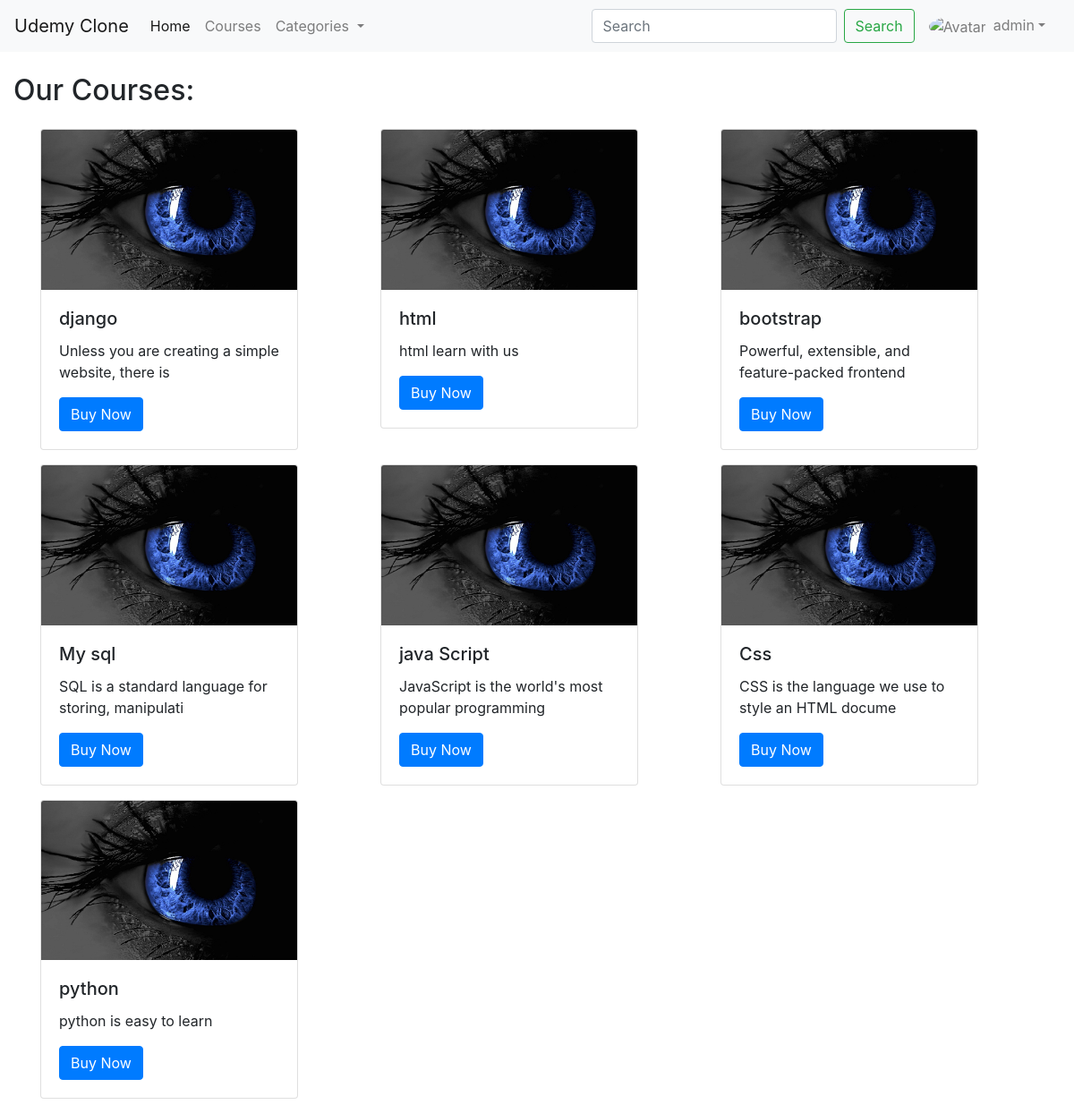
Page /course/ (signed in) on the committed database.
### course/models.py (models this page shows, shortened)
class Course(models.Model):
    sno = models.AutoField(primary_key=True)
    title = models.CharField(max_length=50, default="")
    price = models.FloatField( )
    desc = models.CharField(max_length=50, default="")
    content = models.TextField(default="")
    image = models.ImageField()

### course/views.py (the view)
# urls.py: path('', views.course, name='course'),
def course(request):
    courses = Course.objects.all()
    context = {'courses':courses}
    return render(request, 'course/course.html',context)

### templates/course/course.html (shortened to what this page needs)
{% extends 'base.html' %}
{% block body %}
<div class="container-fluid">
   <h2 class="my-4">Our Courses:
   </h2>
        <div class="container">
        <div class="row">
            {% for course in courses  %}
            <div class="col my-3">
                <div class="card" style="width: 18rem; margin-top: -16px; position: relative;">
                    <img src="{{ course.image.url }}" class="card-img-top" alt="...">
                    <div class="card-body">
                      <h5 class="card-title">{{course.title}}</h5>
                      <p class="card-text">{{course.desc}}</p>
                      <a href="course/coursehome{{course.sno}}" class="btn btn-primary">Buy Now</a>
                    </div>
                  </div>
            </div>
            {% endfor %}
        </div>
        </div>
</div>
{% endblock body %}

### templates/base.html (shortened to what this page needs)
<!DOCTYPE html>
<html lang="en">
<head>
  <link rel="stylesheet" href="https://cdn.jsdelivr.net/npm/bootstrap@4.6.2/dist/css/bootstrap.min.css"
 />
</head>
<body>
  <nav class="navbar navbar-expand-lg navbar-light bg-light">
    <a class="navbar-brand" href="/">Udemy Clone</a>
    <div class="collapse navbar-collapse" id="navbarSupportedContent">
      <ul class="navbar-nav mr-auto">
        <li class="nav-item active">
          <a class="nav-link" href="/">Home <span class="sr-only">(current)</span></a>
        </li>
        <li class="nav-item">
          <a class="nav-link" href="course/">Courses</a>
        </li>
        <li class="nav-item dropdown">
          <a class="nav-link dropdown-toggle" href="#" role="button" data-toggle="dropdown" aria-expanded="false">
            Categories
          </a>
        </li>
      </ul>
      <form class="form-inline my-2 my-lg-0">
        <input class="form-control mr-sm-2" type="search" placeholder="Search" aria-label="Search" />
        <button class="btn btn-outline-success my-2 my-sm-0" type="submit">
          Search
        </button>
      </form>
      {% if request.session.user %}
      <ul class="navbar-nav mr-2">
        <li class="nav-item dropdown">
          <a class="nav-link dropdown-toggle" href='#' id="navbarDropdown" role="button" data-toggle="dropdown">
            <img src="https://mdbcdn.b-cdn.net/img/new/avatars/2.webp" class="rounded-circle mx-2" style="width: 40px"
            alt="Avatar" />{{request.user.username}}</a>
        </li>
      </ul>
    </div>
    {% endif %}
  </nav>
  {% block body %}{% endblock body %}
</body>
</html>

### rows in the picture
Course: image (picture), title "django", desc "Unless you are creating a simple website, there is"
Course: image (picture), title "html", desc "html learn with us"
Course: image (picture), title "bootstrap", desc "Powerful, extensible, and feature-packed frontend"
Course: image (picture), title "My sql", desc "SQL is a standard language for storing, manipulati"
Course: image (picture), title "java Script", desc "JavaScript is the world's most popular programming"
Course: image (picture), title "Css", desc "CSS is the language we use to style an HTML docume"
Course: image (picture), title "python", desc "python is easy to learn"

### other values in the picture
{{ request.user.username }} "admin"
